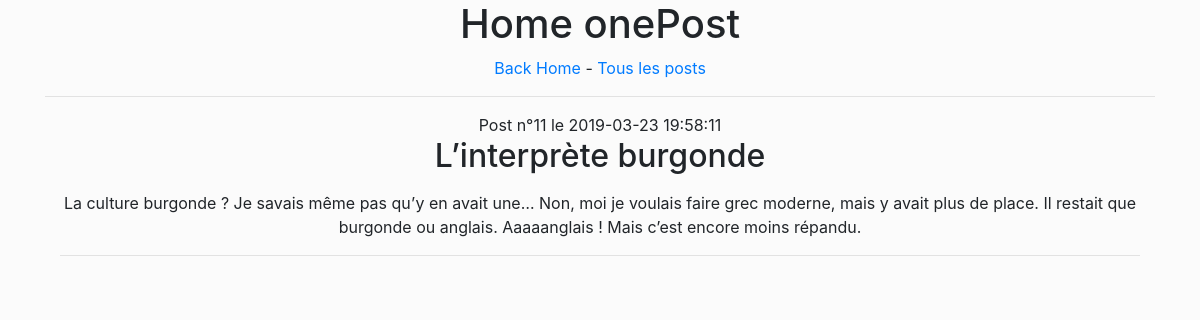
Page /blogFromScratch/index.php?route=onePost&id=11 on the committed database.
### tables this page shows
CREATE TABLE IF NOT EXISTS `posts` (
  `id` int(11) NOT NULL AUTO_INCREMENT,
  `title` varchar(255) NOT NULL,
  `post` text NOT NULL,
  `create_date` datetime NOT NULL DEFAULT CURRENT_TIMESTAMP,
  PRIMARY KEY (`id`)
);

### blogFromScratch/Controller/MainController.php (called while the page is built, shortened)
<?php
class MainController{
  private $modelObject;
  public function __construct(){
    $this->bddObject = new BDDConnect();
    $this->modelObject = new Model( $this->bddObject->getConnect());
  }
public function showOnePost($id){
  $onePost = $this->modelObject->getOnePostWithID($id);
  include('Views/onePost.php');
}
}

### blogFromScratch/index.php (called while the page is built, shortened)
<?php
	require('Controller/BDDConnect.php');
	require('Controller/MainController.php');
	require('Controller/model.php');
	$myRouter = new Router();
	$myRouter->checkRoute();
 ?>

### blogFromScratch/Controller/BDDConnect.php (called while the page is built, shortened)
<?php
class BDDconnect
{
    private $BDDName = 'posts';
  private $IdMyAdmin = 'root';
  private $PwdMyAdmin = 'FUdYla3dPuA8u2qh';
  private $db;
	public function getConnect()
	{
		return $this->db;
	}
	private function BDDConnect()
	{
		try
		{
			$this->db = new PDO('mysql:host=localhost;dbname='.$this->BDDName.';charset=utf8', $this->IdMyAdmin , $this->PwdMyAdmin);
		}
		catch (PDOException $e)
		{
			echo 'Connexion échouée : ' . $e->getMessage();
		}
	}
}

### blogFromScratch/Controller/model.php (called while the page is built, shortened)
<?php
class Model{
  private $dbConnect;
  public function __construct($dbConnect){
    $this->dbConnect = $dbConnect;
  }
  public function getOnePostWithID($id){
    $sql = 'SELECT * FROM posts WHERE id = :ID';
    $req = $this->dbConnect->prepare($sql);
    $req-> execute(array('ID' => $id));
    if($req->rowCount() == 1){
      $result = $req->fetchAll(PDO::FETCH_OBJ);
      return $result;
    }else {
      header('location: ?route= ');
    }
  }
}

### blogFromScratch/Views/onePost.php (the view, shortened to what this page needs)
<!DOCTYPE html>
<html lang="fr" dir="ltr">
<head>
  <link rel="stylesheet" href="https://maxcdn.bootstrapcdn.com/bootstrap/4.0.0/css/bootstrap.min.css">
    <link rel="stylesheet" href="css/style.css">
</head>
<body>
  <div class="container">
    <div class="row text-center">
      <div class="col-lg-12">
        <h1>Home onePost</h1>
        <a href="?route=home">Back Home</a>
         - <a href="?route=allposts">Tous les posts</a>
        <hr>
        <?php
        for ($i=0; $i< count($onePost); $i++){
          echo '<div class="col-lg-12 text-center align-items-center justify-content-center">Post n°'.$onePost[$i]->id;
          echo ' le '.$onePost[$i]->create_date;
          echo '<h2>'.$onePost[$i]->title.'</h2>';
          echo '<p>'.$onePost[$i]->post.'</p>';
          echo '<hr></div>';
        }
        ?>
    </div>
  </div>
</body>
</html>

### blogFromScratch/css/style.css (style rules this page uses)
body { background-color: rgba(216, 216, 216, 0.09); }

### rows in the picture
posts: id "11", create_date "2019-03-23 19:58:11", title "L’interprète burgonde", post "La culture burgonde ? Je savais même pas qu’y en avait une… Non, moi je voulais faire grec moderne, mais y avait plus de place. Il restait que burgonde ou anglais. Aaaaanglais ! Mais c’est encore moins répandu."
